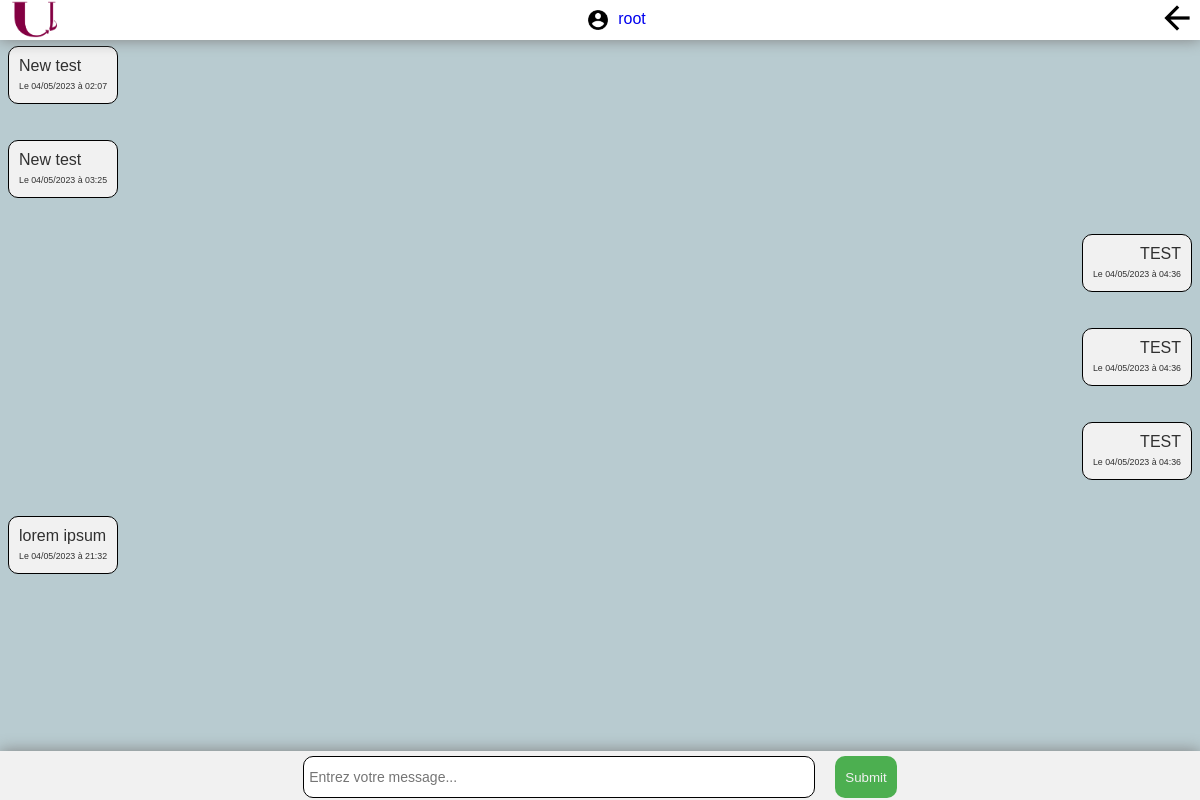
/uniBack/msg.php?id=root (signed in), run on the app's committed database.
### tables this page shows
CREATE TABLE `comptes` (
  `Identifiant` varchar(20) NOT NULL,
  `Nom` varchar(60) NOT NULL,
  `ProfilePic` varchar(30) NOT NULL DEFAULT 'default.png',
  `Mdp` varchar(255) NOT NULL,
  `DateDeNaissance` date NOT NULL,
  `Université` varchar(100) NOT NULL,
  `Admin` tinyint(1) NOT NULL DEFAULT 0
);

CREATE TABLE `message` (
  `Id` int(20) NOT NULL,
  `Contenu` text NOT NULL,
  `Date` datetime NOT NULL DEFAULT current_timestamp(),
  `IdSender` varchar(20) NOT NULL,
  `IdReceiver` varchar(20) NOT NULL
);

### uniBack/msg.php (the view, shortened to what this page needs)
<?php
    $bdd = new PDO('mysql:host=localhost;dbname=bddres;charset=utf8;', 'testadmin', '123');
?>
<!DOCTYPE html>
<html lang="fr">
<head>
    <link rel="stylesheet" type="text/css" href="msg.css?v=1.1">
</head>
<body>
    <?php
        if(isset($_GET['id']) && !empty($_GET['id'])){
            $receiver = mb_strtolower($_GET['id'], 'UTF-8');
            $reqid = "SELECT * FROM comptes WHERE Identifiant=?";
            $stmtid = $bdd->prepare($reqid);
            $stmtid->execute([$receiver]);
            $val_id = $stmtid->fetch(PDO::FETCH_ASSOC);
        }
        else{
            echo "<h3>Destinataire non renseigné !<br>";
            echo "<a href=\"messagerie.php\">Retour</a></h3>";
            header('Location: messagerie.php?dest');
            exit();
        }
    ?>
    <header>
        <div class="left">
            <a href="accueil.php"><img src="image/UBsimple.png" width=50px height=50px alt="Accueil"></a>
        </div>
        <div class ="middle">
            <?php
                echo "<a href=\"profile.php?id=$receiver\">";
                echo "<img class=\"pp\" src=\"image/profile_pic/" . htmlspecialchars($val_id["ProfilePic"]) . "\" width=20px height=20px>";
                echo htmlspecialchars($receiver);
                echo "</a>";
            ?>
        </div>
        <div class="right">
            <a href="messagerie.php"><img src= "image/back.png" alt="Messagerie"></a>
        </div>
    </header>
    <section class="messages">
        <?php
            $recupMessage = $bdd->prepare('SELECT * FROM message WHERE (IdReceiver = ? AND IdSender = ?) OR (IdReceiver = ? AND IdSender = ?)');
            $recupMessage->execute(array($_SESSION['id'], $receiver, $receiver, $_SESSION['id']));
            ?>
            <div>-</div>
            <?php
            while($message = $recupMessage->fetch()){
                if(date("Y-m-d", strtotime("today")) == date("Y-m-d", strtotime($message['Date']))){
                    $dateenstr = "Aujourd'hui à " . date("H:i", strtotime($message['Date']));
                } else if(date("Y-m-d", strtotime("yesterday")) == date("Y-m-d", strtotime($message['Date']))){
                    $dateenstr = "Hier à " . date("H:i", strtotime($message['Date']));
                } else {
                    $dateenstr = "Le " . date("d/m/Y", strtotime($message['Date'])) . " à " . date("H:i", strtotime($message['Date']));
                }
                if($message['IdReceiver'] == $_SESSION['id']){
                    ?>
                    <div class="received">
                        <p><?=$message['Contenu']; ?>
                        <br><a style="font-size: 55%;"><?=$dateenstr?></a></p>
                    </div>
                    <?php
                }
                else if($message['IdReceiver'] == $receiver){
                    ?>
                    <div class="sended">
                        <p><?=$message['Contenu'];?>
                        <br><a style="font-size: 55%;"><?=$dateenstr?></a></p>
                    </div>
                    <?php
                }
            }
        ?>
    </section>
    <div class="message-sender">
        <form action="sendmsg.php?id=<?php echo $receiver;?>" method="post">
        <input type="text" id="message" name="message" placeholder="Entrez votre message...">
            <br><br>
            <input type="submit" name="envoyer">
        </form>
    </div>
</html>

### uniBack/msg.css (style rules this page uses)
:root { --background: #B8CBD0; }
body { background: var(--background); display: block; font-family: Futura, Helvetica, Arial, sans-serif; color: #303030; min-height: 100%; padding-bottom: 50px; height: 100%; }
header { top: 1; left: 0; right : 0; width: 100%; height: 40px; align-items: center; justify-content: space-between; background-color: white; box-shadow: 0px 0px 5px grey; display: flex; align-items: center; position: fixed; top: 0; box-shadow: 0px 0px 15px grey; }
img { margin-left: 10px; margin-right: 10px; }
.left { margin-top: 2px; }
.received { text-align: left; margin-top: 10px; }
.sended { text-align: right; margin-top: 10px; }
p { border: 1px solid black; border-radius: 10px; background-color: #f1f1f1; margin-top: 10px; padding: 10px; display: inline-block; }
.pp { vertical-align: middle; }
a { text-decoration: none; }
.message-sender { display: flex; align-items: center; position: fixed; bottom: 0; left: 0; right: 0; width: 100%; justify-content: center; background-color: #f1f1f1; padding-top: 5px; box-shadow: 0px 0px 15px grey; }
form { display: flex; flex-wrap: wrap; }
#message { width: 500px; flex: 1; margin-right: 10px; flex-grow: 1; height: 30px; border: none; outline: none; font-size: 14px; padding: 5px; border: 1px solid black; border-radius:10px; margin-bottom: 2px; }
input[type="submit"] { flex: 0 0 auto; margin-left: 10px; padding: 5px 10px; background-color: #4CAF50; color: #f1f1f1; border: none; border-radius: 10px; cursor: pointer; margin-bottom: 2px; }

### data on the page
comptes: ProfilePic (placeholder picture)
message: Contenu "New test", Date "Le 04/05/2023 à 02:07"
message: Contenu "New test", Date "Le 04/05/2023 à 03:25"
message: Contenu "TEST", Date "Le 04/05/2023 à 04:36"
message: Contenu "TEST", Date "Le 04/05/2023 à 04:36"
message: Contenu "TEST", Date "Le 04/05/2023 à 04:36"
message: Contenu "lorem ipsum", Date "Le 04/05/2023 à 21:32"

### other printed values
$receiver "root"
